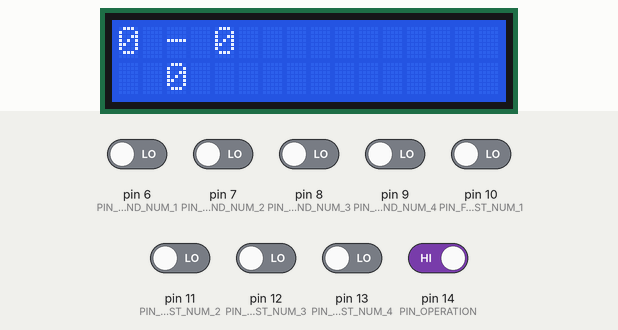
Bench run of a sketch on a simulated Arduino Uno, built with avr-gcc and run on an emulated ATmega328P. Parts: 16×2 character LCD. The test bench sets the inputs (shaded band); at power-on: pin 14 (PIN_OPERATION) HIGH, pin 6 (PIN_SECOND_NUM_1), pin 7 (PIN_SECOND_NUM_2), pin 8 (PIN_SECOND_NUM_3), pin 9 (PIN_SECOND_NUM_4), pin 10 (PIN_FIRST_NUM_1), pin 11 (PIN_FIRST_NUM_2), pin 12 (PIN_FIRST_NUM_3), pin 13 (PIN_FIRST_NUM_4) LOW.

Above: at 3.2 s.
3.3 s: pin 14 (PIN_OPERATION) driven LOW
4.8 s: pin 6 (PIN_SECOND_NUM_1) driven HIGH
At 5.1 s:
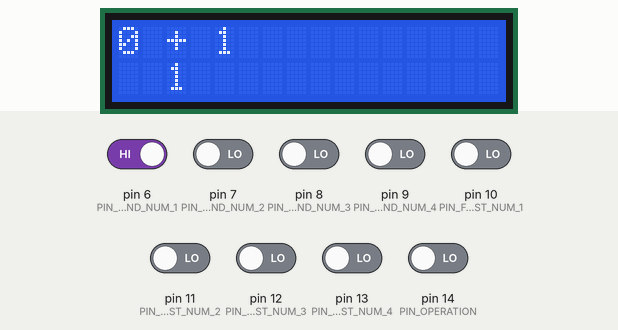
6.3 s: pin 7 (PIN_SECOND_NUM_2) driven HIGH
At 7.5 s:
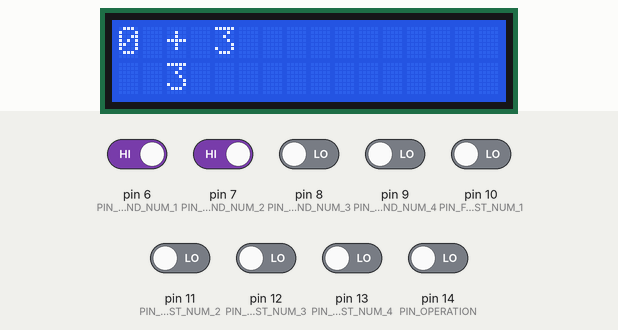
7.8 s: pin 8 (PIN_SECOND_NUM_3) driven HIGH
At 8.8 s:
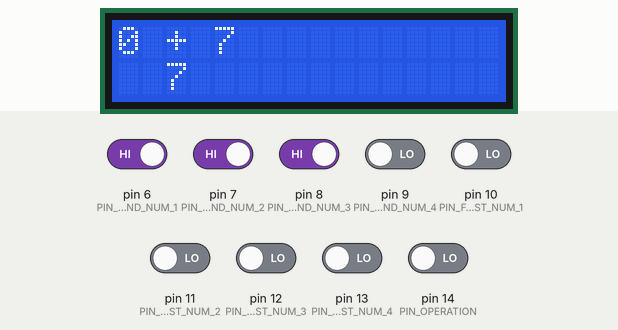
9.3 s: pin 9 (PIN_SECOND_NUM_4) driven HIGH
At 10.0 s:
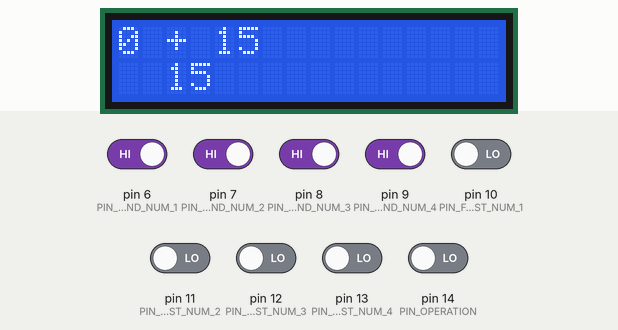
10.8 s: pin 10 (PIN_FIRST_NUM_1) driven HIGH
At 11.2 s:
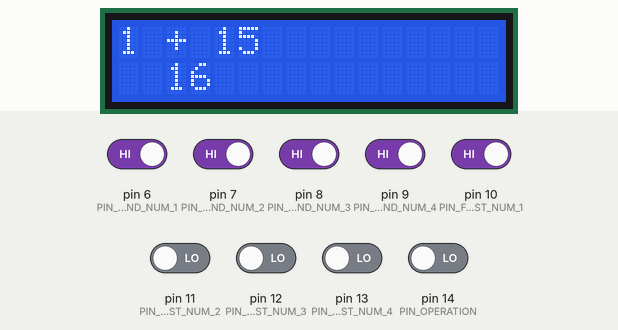
Timing chart, 0 to 13.3 s (numbered marks = the images above; inputs shaded):
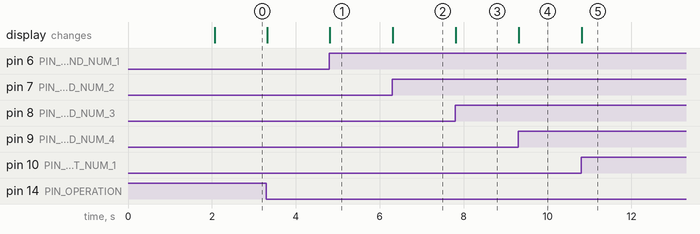

Measured:
- after the input at 4.8 s, the display: changes at once (image 1)
- after the input at 6.3 s, the display: changes at once (image 2)
- after the input at 7.8 s, the display: changes at once (image 3)
- after the input at 9.3 s, the display: changes at once (image 4)
- after the input at 10.8 s, the display: changes at once (image 5)

The sketch:

funky_brodeman1.ino
```cpp
#include <LiquidCrystal.h>

/**
 * CONSTANTS PIN FIRST NUMBER
 */
const byte PIN_OPERATION = 14;

/**
 * CONSTANTS PIN FIRST NUMBER
 */
const byte PIN_FIRST_NUM_1 = 10;
const byte PIN_FIRST_NUM_2 = 11;
const byte PIN_FIRST_NUM_3 = 12;
const byte PIN_FIRST_NUM_4 = 13;

/**
 * CONSTANTS PIN SECOND NUMBER
 */
const byte PIN_SECOND_NUM_1 = 6;
const byte PIN_SECOND_NUM_2 = 7;
const byte PIN_SECOND_NUM_3 = 8;
const byte PIN_SECOND_NUM_4 = 9;

/**
 * CONSTANTS PIN DISPLAY
 */
const byte DISPLAY_RS = 0;
const byte DISPLAY_ENABLE = 1;
const byte DISPLAY_D4 = 5;
const byte DISPLAY_D5 = 4;
const byte DISPLAY_D6 = 3;
const byte DISPLAY_D7 = 2;

/**
 * Initialize a instance LiquidCrystal.
 */
LiquidCrystal lcd(
  DISPLAY_RS,
  DISPLAY_ENABLE,
  DISPLAY_D4,
  DISPLAY_D5,
  DISPLAY_D6,
  DISPLAY_D7
);

int valorAUm, valorADois, valorATres, valorAQuatro;
int valorBUm, valorBDois, valorBTres, valorBQuatro;

int operation, operationBefore = -1, resultBefore = 0;

/**
 * Returns the operation output result.
 *
 * @param int valueA
 * @param int valueB
 * @param int residual
 * return bool
 */
bool operationOutput(int valueA, int valueB, int residual)
{
  return (valueA && !valueB && !residual) || (!valueA && !valueB && residual) || (valueA && valueB && residual) || (!valueA && valueB && !residual);
}

/**
 * Returns the remainder of the operation.
 *
 * @param int valueA
 * @param int valueB
 * @param int residual
 * @param int operation
 * return bool
 */
bool residualOperation(int valueA, int valueB, int residual, int operation)
{
  return (valueB && residual) || (!operation && valueA && valueB) || (!operation && valueA && residual) || (operation && !valueA && valueB) || (operation && !valueA && residual);
}

/**
 * Convert result values(valueA, valueB, valueC, valueD, operation) to decimal.
 *
 * @param int valueA
 * @param int valueB
 * @param int valueC
 * @param int valueD
 * @param int operation
 * return int
 */
int convertToDecimal(int valueA, int valueB, int valueC, int valueD, int operation)
{
  return (valueA * 1) + (valueB * 2) + (valueC * 4) + (valueD * 8) + (operation * 16);
}

/**
 * Initialize a pin mode.
 */
void setup()
{
  pinMode(PIN_OPERATION, INPUT);

  pinMode(PIN_FIRST_NUM_1, INPUT);
  pinMode(PIN_FIRST_NUM_2, INPUT);
  pinMode(PIN_FIRST_NUM_3, INPUT);
  pinMode(PIN_FIRST_NUM_4, INPUT);

  pinMode(PIN_SECOND_NUM_1, INPUT);
  pinMode(PIN_SECOND_NUM_2, INPUT);
  pinMode(PIN_SECOND_NUM_3, INPUT);
  pinMode(PIN_SECOND_NUM_4, INPUT);

  lcd.begin(16, 2);
  lcd.setCursor(1, 0);
  lcd.print("OI ABIGUINHOS!");
  delay(2000);
  lcd.clear();
}

/**
 * System Loop.
 */
void loop()
{
  operation = digitalRead(PIN_OPERATION);

  valorAUm = digitalRead(PIN_FIRST_NUM_1);
  valorADois = digitalRead(PIN_FIRST_NUM_2);
  valorATres = digitalRead(PIN_FIRST_NUM_3);
  valorAQuatro = digitalRead(PIN_FIRST_NUM_4);

  valorBUm = digitalRead(PIN_SECOND_NUM_1);
  valorBDois = digitalRead(PIN_SECOND_NUM_2);
  valorBTres = digitalRead(PIN_SECOND_NUM_3);
  valorBQuatro = digitalRead(PIN_SECOND_NUM_4);

  int output1 = operationOutput(valorAUm, valorBUm, 0);
  int residual = residualOperation(valorAUm, valorBUm, 0, operation);

  int output2 = operationOutput(valorADois, valorBDois, residual);
  	  residual = residualOperation(valorADois, valorBDois, residual, operation);

  int output3 = operationOutput(valorATres, valorBTres, residual);
  	  residual = residualOperation(valorATres, valorBTres, residual, operation);

  int output4 = operationOutput(valorAQuatro, valorBQuatro, residual);
  	  residual = residualOperation(valorAQuatro, valorBQuatro, residual, operation);

  int resultA = convertToDecimal(valorAUm, valorADois, valorATres, valorAQuatro, 0);
  int resultB = convertToDecimal(valorBUm, valorBDois, valorBTres, valorBQuatro, 0);

  int result = convertToDecimal(output1, output2, output3, output4, residual);

  if (operation != operationBefore || result != resultBefore) {
    lcd.clear();
    resultBefore = result;
    operationBefore = operation;
  }

  lcd.setCursor(0, 0);
  lcd.print(resultA);

  if(operation == 1) {
    lcd.print(" - ");

  	if(resultA < resultB) {
  		result -= 32;
    }
  } else {
  	lcd.print(" + ");
  }

  lcd.print(resultB);

  lcd.setCursor(2, 1);
  lcd.print(result);

  delay(10);
}
```
